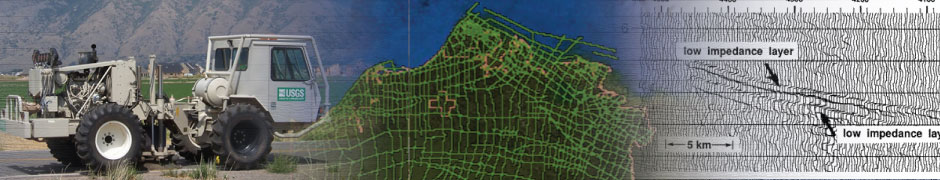
#> input picture data/crop_very_wide.jpg, 940 x 180 px
$ jupyter execute --allow-errors DIT_dyn_img_thmb.ipynb   (shell and % lines are left out)   (older library calls are emulated)
#> lines starting #> are read from the running program, lines starting #| are printed output that depends on the picture; long printed decimals are rounded
# Adaptive thumbnails

The usual prelims...

[cell 1]
import numpy as np
import matplotlib.pyplot as plt

## Load an image

Start with a CC-BY image from Flickr/[Green Optics](https://www.flickr.com/photos/60548141@N00/8326425318). [This one](https://www.flickr.com/photos/meddygarnet/6389989407) is another option.

[cell 2]
import requests
from PIL import Image
from io import BytesIO

[cell 3]
url = "https://farm9.staticflickr.com/8076/8326425318_3721a23141_b_d.jpg"
#> (the rest of this cell did not finish here and is left out)

#> (a cell that did not finish here is left out)

## Smart cropping

The idea is to take a segment of the image that shares the aspect ratio of the input, to a point (we don't want very tall or thin images... unless the image is very small and we can't do any better).

[cell 5]
from PIL import Image
from PIL import ImageFile

def thumb(img, thumb_width=256, max_size=512, max_aspect=2):
    """
    Crop an image to some sensible shape in the centre
    of the original. Pass in a size and aspect if you want.
    Size is applied to the width. Aspect is applied as a
    max (eg 2 is twice as wide as tall) and as a min (1/2).
    """
    width, height = img.size
    aspect = width / height
    print("Orig aspect = {}".format(aspect))

    # Clip aspect ratio
    new_aspect = max(min(max_aspect, aspect), 1/max_aspect)

    # Clip size
    new_width = min(max_size, width)
    new_height = new_width / new_aspect
    if height < new_height:
        new_height = height
        new_aspect = new_width / new_height
    print("New aspect  = {}".format(new_aspect))
    print("New size    = w {}, h {}".format(new_width, new_height))

    # Define the box and crop
    x = int(width/2 - new_width/2)
    y = int(height/2 - new_height/2)
    w = int(width/2 + new_width/2)
    h = int(height/2 + new_height/2)
    box = (x, y, w, h)
    img = img.crop(box)

    thumb_height = int(thumb_width / new_aspect)
    img = img.resize((thumb_width, thumb_height), Image.ANTIALIAS)

    destination = "data/test.jpeg"
    try:
        img.save(destination, "JPEG", quality=80, optimize=True, progressive=True)
    except IOError:
        ImageFile.MAXBLOCK = thumb_width * thumb_height
        img.save(destination, "JPEG", quality=80, optimize=True, progressive=True)

    return img  # This is the img

## Test it

#> (a cell that did not finish here is left out)

#> (a cell that did not finish here is left out)

[cell 8]
very_wide = Image.open("data/crop_very_wide.jpg")
#> very_wide is the input picture: PIL image 940x180 RGB; mean R, G, B 109.2, 115.8, 113.6
very_wide

[cell 9]
very_wide.size
#> Out = (940, 180)

[cell 10]
thumb(very_wide)
#| Orig aspect = 5.222
#| New aspect  = 2.844
#| New size    = w 512, h 180
#> in thumb, `img = img.crop(box)`:
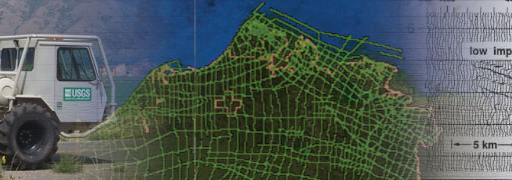
#> img: PIL image 512x180 RGB; mean R, G, B 79.5, 91.7, 87.5
#> in thumb, `img = img.resize((thumb_width, thumb_height), Image.ANTIALIAS)`:
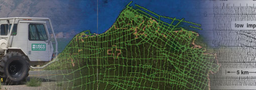
#> img: PIL image 256x90 RGB; mean R, G, B 79.5, 91.8, 87.5

[cell 11]
very_tall = Image.open("data/crop_very_tall.jpg")
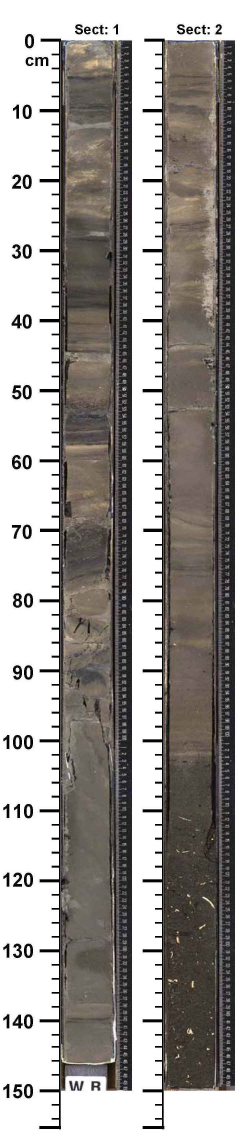
#> input picture data/crop_very_tall.jpg, 724 x 3440 px (shown at 1/3 size)
#> very_tall is the input picture: PIL image 724x3440 RGB; mean R, G, B 157.9, 154, 150.6
thumb(very_tall)
#> call 2 of thumb, with thumb_width = 256, max_size = 512, max_aspect = 2
#| Orig aspect = 0.2105
#| New aspect  = 0.5
#| New size    = w 512, h 1024.0
#> in thumb (call 2), `img = img.crop(box)`:
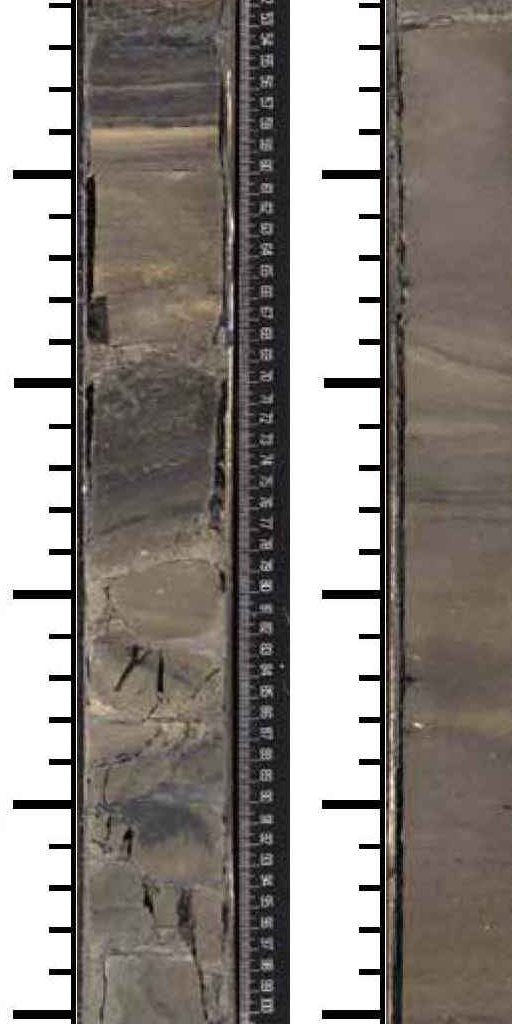
#> img: PIL image 512x1024 RGB; mean R, G, B 142.2, 136, 131.4
#> in thumb (call 2), `img = img.resize((thumb_width, thumb_height), Image.ANTIALIAS)`:
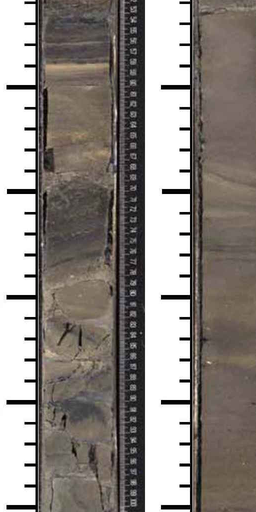
#> img: PIL image 256x512 RGB; mean R, G, B 142.3, 136.1, 131.4
